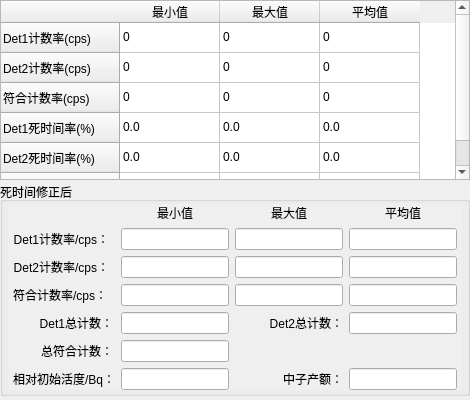
             <widget class="QWidget" name="widget_tag_3" native="true">
              <property name="minimumSize">
               <size>
                <width>0</width>
                <height>0</height>
               </size>
              </property>
              <layout class="QGridLayout" name="gridLayout_5">
               <property name="leftMargin">
                <number>0</number>
               </property>
               <property name="topMargin">
                <number>0</number>
               </property>
               <property name="rightMargin">
                <number>0</number>
               </property>
               <property name="bottomMargin">
                <number>0</number>
               </property>
               <property name="horizontalSpacing">
                <number>6</number>
               </property>
               <property name="verticalSpacing">
                <number>2</number>
               </property>
               <item row="2" column="0" colspan="2">
                <widget class="QWidget" name="widget_2" native="true">
                 <layout class="QHBoxLayout" name="horizontalLayout_9">
                  <property name="leftMargin">
                   <number>0</number>
                  </property>
                  <property name="topMargin">
                   <number>0</number>
                  </property>
                  <property name="rightMargin">
                   <number>0</number>
                  </property>
                  <property name="bottomMargin">
                   <number>0</number>
                  </property>
                 </layout>
                </widget>
               </item>
               <item row="3" column="0" colspan="2">
                <widget class="QWidget" name="widget_3" native="true">
                 <layout class="QHBoxLayout" name="horizontalLayout_10">
                  <property name="leftMargin">
                   <number>0</number>
                  </property>
                  <property name="topMargin">
                   <number>0</number>
                  </property>
                  <property name="rightMargin">
                   <number>0</number>
                  </property>
                  <property name="bottomMargin">
                   <number>0</number>
                  </property>
                 </layout>
                </widget>
               </item>
               <item row="0" column="0" colspan="2">
                <widget class="QTableWidget" name="tableWidget1">
                 <property name="sizePolicy">
                  <sizepolicy hsizetype="Preferred" vsizetype="Minimum">
                   <horstretch>0</horstretch>
                   <verstretch>0</verstretch>
                  </sizepolicy>
                 </property>
                 <property name="minimumSize">
                  <size>
                   <width>0</width>
                   <height>0</height>
                  </size>
                 </property>
                 <property name="maximumSize">
                  <size>
                   <width>16777215</width>
                   <height>180</height>
                  </size>
                 </property>
                 <property name="verticalScrollBarPolicy">
                  <enum>Qt::ScrollBarAsNeeded</enum>
                 </property>
                 <property name="horizontalScrollBarPolicy">
                  <enum>Qt::ScrollBarAlwaysOff</enum>
                 </property>
                 <attribute name="horizontalHeaderCascadingSectionResizes">
                  <bool>false</bool>
                 </attribute>
                 <row>
                  <property name="text">
                   <string>Det1计数率(cps)</string>
                  </property>
                 </row>
                 <row>
                  <property name="text">
                   <string>Det2计数率(cps)</string>
                  </property>
                 </row>
                 <row>
                  <property name="text">
                   <string>符合计数率(cps)</string>
                  </property>
                 </row>
                 <row>
                  <property name="text">
                   <string>Det1死时间率(%)</string>
                  </property>
                 </row>
                 <row>
                  <property name="text">
                   <string>Det2死时间率(%)</string>
                  </property>
                 </row>
                 <row>
                  <property name="text">
                   <string>符合计数死时间率(%)</string>
                  </property>
                 </row>
                 <column>
                  <property name="text">
                   <string>最小值</string>
                  </property>
                 </column>
                 <column>
                  <property name="text">
                   <string>最大值</string>
                  </property>
                 </column>
                 <column>
                  <property name="text">
                   <string>平均值</string>
                  </property>
                 </column>
                 <item row="0" column="0">
                  <property name="text">
                   <string>0</string>
                  </property>
                 </item>
                 <item row="0" column="1">
                  <property name="text">
                   <string>0</string>
                  </property>
                 </item>
                 <item row="0" column="2">
                  <property name="text">
                   <string>0</string>
                  </property>
                 </item>
                 <item row="1" column="0">
                  <property name="text">
                   <string>0</string>
                  </property>
                 </item>
                 <item row="1" column="1">
                  <property name="text">
                   <string>0</string>
                  </property>
                 </item>
                 <item row="1" column="2">
                  <property name="text">
                   <string>0</string>
                  </property>
                 </item>
                 <item row="2" column="0">
                  <property name="text">
                   <string>0</string>
                  </property>
                 </item>
                 <item row="2" column="1">
                  <property name="text">
                   <string>0</string>
                  </property>
                 </item>
                 <item row="2" column="2">
                  <property name="text">
                   <string>0</string>
                  </property>
                 </item>
                 <item row="3" column="0">
                  <property name="text">
                   <string>0.0</string>
                  </property>
                 </item>
                 <item row="3" column="1">
                  <property name="text">
                   <string>0.0</string>
                  </property>
                 </item>
                 <item row="3" column="2">
                  <property name="text">
                   <string>0.0</string>
                  </property>
                 </item>
                 <item row="4" column="0">
                  <property name="text">
                   <string>0.0</string>
                  </property>
                 </item>
                 <item row="4" column="1">
                  <property name="text">
                   <string>0.0</string>
                  </property>
                 </item>
                 <item row="4" column="2">
                  <property name="text">
                   <string>0.0</string>
                  </property>
                 </item>
                 <item row="5" column="0">
                  <property name="text">
                   <string>0.0</string>
                  </property>
                 </item>
                 <item row="5" column="1">
                  <property name="text">
                   <string>0.0</string>
                  </property>
                 </item>
                 <item row="5" column="2">
                  <property name="text">
                   <string>0.0</string>
                  </property>
                 </item>
                </widget>
               </item>
               <item row="1" column="0" colspan="2">
                <widget class="QGroupBox" name="groupBox_3">
                 <property name="sizePolicy">
                  <sizepolicy hsizetype="Preferred" vsizetype="Fixed">
                   <horstretch>0</horstretch>
                   <verstretch>0</verstretch>
                  </sizepolicy>
                 </property>
                 <property name="minimumSize">
                  <size>
                   <width>0</width>
                   <height>214</height>
                  </size>
                 </property>
                 <property name="maximumSize">
                  <size>
                   <width>16777215</width>
                   <height>1670</height>
                  </size>
                 </property>
                 <property name="title">
                  <string>死时间修正后</string>
                 </property>
                 <layout class="QGridLayout" name="gridLayout_4">
                  <property name="leftMargin">
                   <number>5</number>
                  </property>
                  <property name="topMargin">
                   <number>0</number>
                  </property>
                  <property name="rightMargin">
                   <number>5</number>
                  </property>
                  <property name="bottomMargin">
                   <number>0</number>
                  </property>
                  <item row="0" column="0" colspan="2">
                   <widget class="QWidget" name="widget" native="true">
                    <property name="sizePolicy">
                     <sizepolicy hsizetype="Preferred" vsizetype="Fixed">
                      <horstretch>0</horstretch>
                      <verstretch>0</verstretch>
                     </sizepolicy>
                    </property>
                    <property name="minimumSize">
                     <size>
                      <width>0</width>
                      <height>100</height>
                     </size>
                    </property>
                    <property name="autoFillBackground">
                     <bool>true</bool>
                    </property>
                    <layout class="QGridLayout" name="gridLayout_8">
                     <property name="leftMargin">
                      <number>5</number>
                     </property>
                     <property name="topMargin">
                      <number>0</number>
                     </property>
                     <property name="rightMargin">
                      <number>5</number>
                     </property>
                     <property name="bottomMargin">
                      <number>0</number>
                     </property>
                     <item row="0" column="2">
                      <widget class="QLabel" name="label_25">
                       <property name="text">
                        <string>最大值</string>
                       </property>
                       <property name="alignment">
                        <set>Qt::AlignCenter</set>
                       </property>
                      </widget>
                     </item>
                     <item row="1" column="3">
                      <widget class="QLineEdit" name="countRateDet1_ave"/>
                     </item>
                     <item row="2" column="2">
                      <widget class="QLineEdit" name="countRateDet2_max"/>
                     </item>
                     <item row="3" column="0">
                      <widget class="QLabel" name="label_21">
                       <property name="sizePolicy">
                        <sizepolicy hsizetype="Fixed" vsizetype="Fixed">
                         <horstretch>0</horstretch>
                         <verstretch>0</verstretch>
                        </sizepolicy>
                       </property>
                       <property name="text">
                        <string>符合计数率/cps：</string>
                       </property>
                       <property name="alignment">
                        <set>Qt::AlignRight|Qt::AlignTrailing|Qt::AlignVCenter</set>
                       </property>
                      </widget>
                     </item>
                     <item row="2" column="0">
                      <widget class="QLabel" name="label_20">
                       <property name="sizePolicy">
                        <sizepolicy hsizetype="Fixed" vsizetype="Fixed">
                         <horstretch>0</horstretch>
                         <verstretch>0</verstretch>
                        </sizepolicy>
                       </property>
                       <property name="text">
                        <string>Det2计数率/cps：</string>
                       </property>
                       <property name="alignment">
                        <set>Qt::AlignRight|Qt::AlignTrailing|Qt::AlignVCenter</set>
                       </property>
                      </widget>
                     </item>
                     <item row="1" column="2">
                      <widget class="QLineEdit" name="countRateDet1_max"/>
                     </item>
                     <item row="3" column="1">
                      <widget class="QLineEdit" name="countRateCoin_min"/>
                     </item>
                     <item row="4" column="1">
                      <widget class="QLineEdit" name="lineEdit_totalCount1"/>
                     </item>
                     <item row="1" column="0">
                      <widget class="QLabel" name="label_19">
                       <property name="sizePolicy">
                        <sizepolicy hsizetype="Fixed" vsizetype="Fixed">
                         <horstretch>0</horstretch>
                         <verstretch>0</verstretch>
                        </sizepolicy>
                       </property>
                       <property name="text">
                        <string>Det1计数率/cps：</string>
                       </property>
                       <property name="alignment">
                        <set>Qt::AlignRight|Qt::AlignTrailing|Qt::AlignVCenter</set>
                       </property>
                      </widget>
                     </item>
                     <item row="4" column="2">
                      <widget class="QLabel" name="label_3">
                       <property name="sizePolicy">
                        <sizepolicy hsizetype="Preferred" vsizetype="Fixed">
                         <horstretch>0</horstretch>
                         <verstretch>0</verstretch>
                        </sizepolicy>
                       </property>
                       <property name="text">
                        <string>Det2总计数：</string>
                       </property>
                       <property name="alignment">
                        <set>Qt::AlignRight|Qt::AlignTrailing|Qt::AlignVCenter</set>
                       </property>
                      </widget>
                     </item>
                     <item row="5" column="1">
                      <widget class="QLineEdit" name="lineEdit_totalCount3"/>
                     </item>
                     <item row="1" column="1">
                      <widget class="QLineEdit" name="countRateDet1_min"/>
                     </item>
                     <item row="4" column="0">
                      <widget class="QLabel" name="label_2">
                       <property name="sizePolicy">
                        <sizepolicy hsizetype="Fixed" vsizetype="Fixed">
                         <horstretch>0</horstretch>
                         <verstretch>0</verstretch>
                        </sizepolicy>
                       </property>
                       <property name="minimumSize">
                        <size>
                         <width>100</width>
                         <height>0</height>
                        </size>
                       </property>
                       <property name="maximumSize">
                        <size>
                         <width>100</width>
                         <height>16777215</height>
                        </size>
                       </property>
                       <property name="text">
                        <string>Det1总计数：</string>
                       </property>
                       <property name="alignment">
                        <set>Qt::AlignRight|Qt::AlignTrailing|Qt::AlignVCenter</set>
                       </property>
                      </widget>
                     </item>
                     <item row="2" column="3">
                      <widget class="QLineEdit" name="countRateDet2_ave"/>
                     </item>
                     <item row="3" column="3">
                      <widget class="QLineEdit" name="countRateCoin_ave"/>
                     </item>
                     <item row="2" column="1">
                      <widget class="QLineEdit" name="countRateDet2_min"/>
                     </item>
                     <item row="4" column="3">
                      <widget class="QLineEdit" name="lineEdit_totalCount2"/>
                     </item>
                     <item row="5" column="0">
                      <widget class="QLabel" name="label_18">
                       <property name="sizePolicy">
                        <sizepolicy hsizetype="Fixed" vsizetype="Fixed">
                         <horstretch>0</horstretch>
                         <verstretch>0</verstretch>
                        </sizepolicy>
                       </property>
                       <property name="maximumSize">
                        <size>
                         <width>100</width>
                         <height>16777215</height>
                        </size>
                       </property>
                       <property name="text">
                        <string>总符合计数：</string>
                       </property>
                       <property name="alignment">
                        <set>Qt::AlignRight|Qt::AlignTrailing|Qt::AlignVCenter</set>
                       </property>
                      </widget>
                     </item>
                     <item row="0" column="1">
                      <widget class="QLabel" name="label_23">
                       <property name="text">
                        <string>最小值</string>
                       </property>
                       <property name="alignment">
                        <set>Qt::AlignCenter</set>
                       </property>
                      </widget>
                     </item>
                     <item row="3" column="2">
                      <widget class="QLineEdit" name="countRateCoin_max"/>
                     </item>
                     <item row="0" column="3">
                      <widget class="QLabel" name="label_26">
                       <property name="text">
                        <string>平均值</string>
                       </property>
                       <property name="alignment">
                        <set>Qt::AlignCenter</set>
                       </property>
                      </widget>
                     </item>
                     <item row="6" column="0">
                      <widget class="QLabel" name="label_5">
                       <property name="sizePolicy">
                        <sizepolicy hsizetype="Fixed" vsizetype="Fixed">
                         <horstretch>0</horstretch>
                         <verstretch>0</verstretch>
                        </sizepolicy>
                       </property>
                       <property name="minimumSize">
                        <size>
                         <width>100</width>
                         <height>0</height>
                        </size>
                       </property>
                       <property name="maximumSize">
                        <size>
                         <width>16777215</width>
                         <height>100</height>
                        </size>
                       </property>
                       <property name="text">
                        <string>相对初始活度/Bq：</string>
                       </property>
                       <property name="alignment">
                        <set>Qt::AlignRight|Qt::AlignTrailing|Qt::AlignVCenter</set>
                       </property>
                      </widget>
                     </item>
                     <item row="6" column="1">
                      <widget class="QLineEdit" name="lineEdit_realativeA0"/>
                     </item>
                     <item row="6" column="3">
                      <widget class="QLineEdit" name="lineEdit_neutronYield"/>
                     </item>
                     <item row="6" column="2">
                      <widget class="QLabel" name="label_22">
                       <property name="text">
                        <string>中子产额：</string>
                       </property>
                       <property name="alignment">
                        <set>Qt::AlignRight|Qt::AlignTrailing|Qt::AlignVCenter</set>
                       </property>
                      </widget>
                     </item>
                    </layout>
                   </widget>
                  </item>
                 </layout>
                </widget>
               </item>
              </layout>
             </widget>
